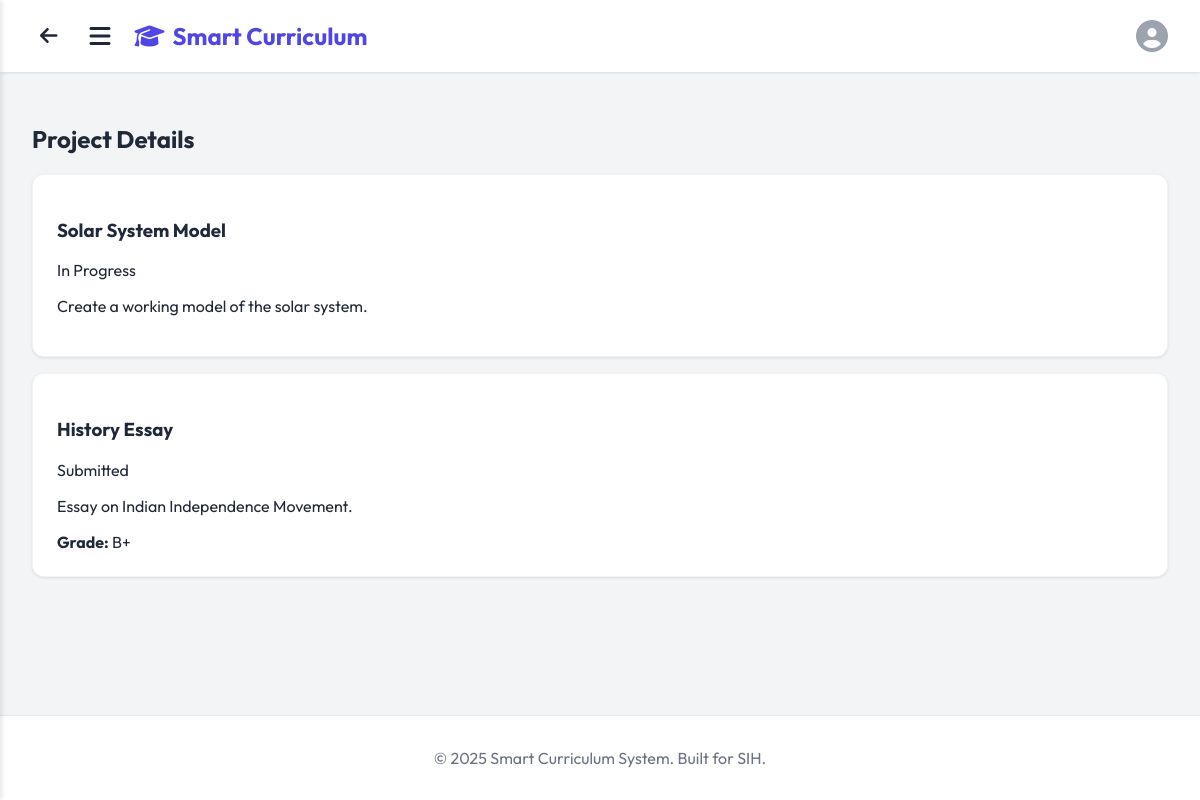
The page /student/projects (signed in) on the database its author committed.
### models.py (models this page shows)
class Project(db.Model):
    id = db.Column(db.Integer, primary_key=True)
    student_id = db.Column(db.Integer, db.ForeignKey('user.id'), nullable=False)
    title = db.Column(db.String(150), nullable=False)
    description = db.Column(db.Text, nullable=True)
    status = db.Column(db.String(50), default='Assigned') # Assigned, In Progress, Submitted, Graded
    grade = db.Column(db.String(10), nullable=True)

### app.py (the view)
@app.route('/student/projects')
def student_projects():
    if 'user_id' not in session or session.get('role') != 'student':
        return redirect(url_for('login'))
    user_id = session['user_id']
    projects = Project.query.filter_by(student_id=user_id).all()
    return render_template('student_projects.html', projects=projects)

### templates/student_projects.html
{% extends "base.html" %}
{% block content %}
<div class="container fade-in">
    <div class="page-header">
        <h2>Project Details</h2>
    </div>
    <div class="card-grid">
        {% for project in projects %}
        <div class="card fade-in-up">
            <div class="card-header">
                <h3>{{ project.title }}</h3>
                <span class="status-badge status-{{ project.status | lower | replace(' ', '-') }}">
                    {{ project.status }}
                </span>
            </div>
            <div class="card-body">
                <p>{{ project.description }}</p>
                {% if project.grade %}
                <div class="project-grade">
                    <strong>Grade:</strong> {{ project.grade }}
                </div>
                {% endif %}
            </div>
        </div>
        {% else %}
        <p>No projects assigned.</p>
        {% endfor %}
    </div>
</div>
{% endblock %}

### static/style.css (style rules this page uses)
:root { --primary-color: #4f46e5; --primary-hover: #4338ca; --secondary-color: #ec4899; --bg-color: #f3f4f6; --text-color: #1f2937; --white: #ffffff; --glass-bg: rgba(255, 255, 255, 0.95); }
body { font-family: 'Outfit', 'Segoe UI', sans-serif; background-color: var(--bg-color); color: var(--text-color); margin: 0; display: flex; flex-direction: column; min-height: 100vh; }
.card, .detail-card { background: white; border-radius: 0.75rem; box-shadow: 0 1px 3px rgba(0, 0, 0, 0.1); padding: 1.5rem; margin-bottom: 1rem; border: 1px solid rgba(0, 0, 0, 0.05); }

### rows shown on the page
Project: title "Solar System Model", status "In Progress", description "Create a working model of the solar system."
Project: title "History Essay", status "Submitted", description "Essay on Indian Independence Movement.", grade "B+"
